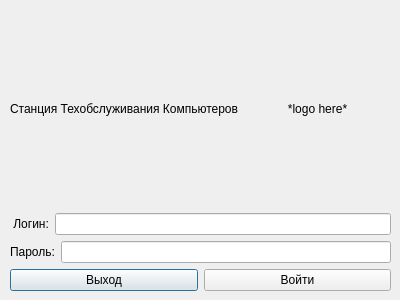
<?xml version="1.0" encoding="UTF-8"?>
<ui version="4.0">
 <class>Dialog</class>
 <widget class="QDialog" name="Dialog">
  <property name="geometry">
   <rect>
    <x>0</x>
    <y>0</y>
    <width>400</width>
    <height>300</height>
   </rect>
  </property>
  <property name="sizePolicy">
   <sizepolicy hsizetype="Fixed" vsizetype="Fixed">
    <horstretch>40</horstretch>
    <verstretch>30</verstretch>
   </sizepolicy>
  </property>
  <property name="minimumSize">
   <size>
    <width>400</width>
    <height>300</height>
   </size>
  </property>
  <property name="maximumSize">
   <size>
    <width>400</width>
    <height>300</height>
   </size>
  </property>
  <property name="windowTitle">
   <string>Dialog</string>
  </property>
  <widget class="QWidget" name="verticalLayoutWidget">
   <property name="geometry">
    <rect>
     <x>10</x>
     <y>10</y>
     <width>381</width>
     <height>281</height>
    </rect>
   </property>
   <layout class="QVBoxLayout" name="MainLayout">
    <property name="sizeConstraint">
     <enum>QLayout::SetMaximumSize</enum>
    </property>
    <item>
     <layout class="QHBoxLayout" name="HeaderLayout">
      <item>
       <widget class="QLabel" name="nameComp">
        <property name="text">
         <string>Станция Техобслуживания Компьютеров</string>
        </property>
        <property name="alignment">
         <set>Qt::AlignCenter</set>
        </property>
       </widget>
      </item>
      <item>
       <widget class="QLabel" name="logo">
        <property name="text">
         <string>*logo here*</string>
        </property>
        <property name="alignment">
         <set>Qt::AlignCenter</set>
        </property>
       </widget>
      </item>
     </layout>
    </item>
    <item>
     <layout class="QVBoxLayout" name="LogPassLayout">
      <item>
       <layout class="QHBoxLayout" name="loginLayout">
        <item>
         <widget class="QLabel" name="labellog">
          <property name="text">
           <string> Логин:</string>
          </property>
         </widget>
        </item>
        <item>
         <widget class="QLineEdit" name="login"/>
        </item>
       </layout>
      </item>
      <item>
       <layout class="QHBoxLayout" name="passwordLayout">
        <item>
         <widget class="QLabel" name="labelPass">
          <property name="text">
           <string>Пароль:</string>
          </property>
         </widget>
        </item>
        <item>
         <widget class="QLineEdit" name="password"/>
        </item>
       </layout>
      </item>
     </layout>
    </item>
    <item>
     <layout class="QHBoxLayout" name="buttonsLayout">
      <item>
       <widget class="QPushButton" name="exit_btn">
        <property name="text">
         <string>Выход</string>
        </property>
       </widget>
      </item>
      <item>
       <widget class="QPushButton" name="enter_btn">
        <property name="text">
         <string>Войти</string>
        </property>
       </widget>
      </item>
     </layout>
    </item>
   </layout>
  </widget>
 </widget>
 <resources/>
 <connections/>
</ui>
